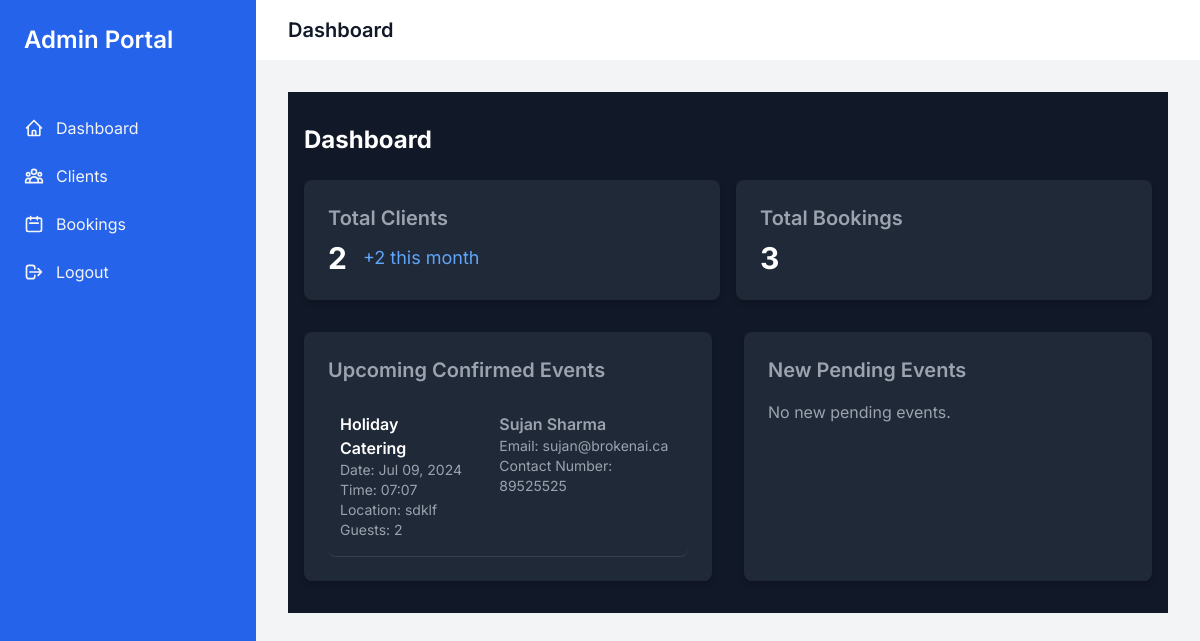
Before: /admin-portal/ (signed in) with the older database file.
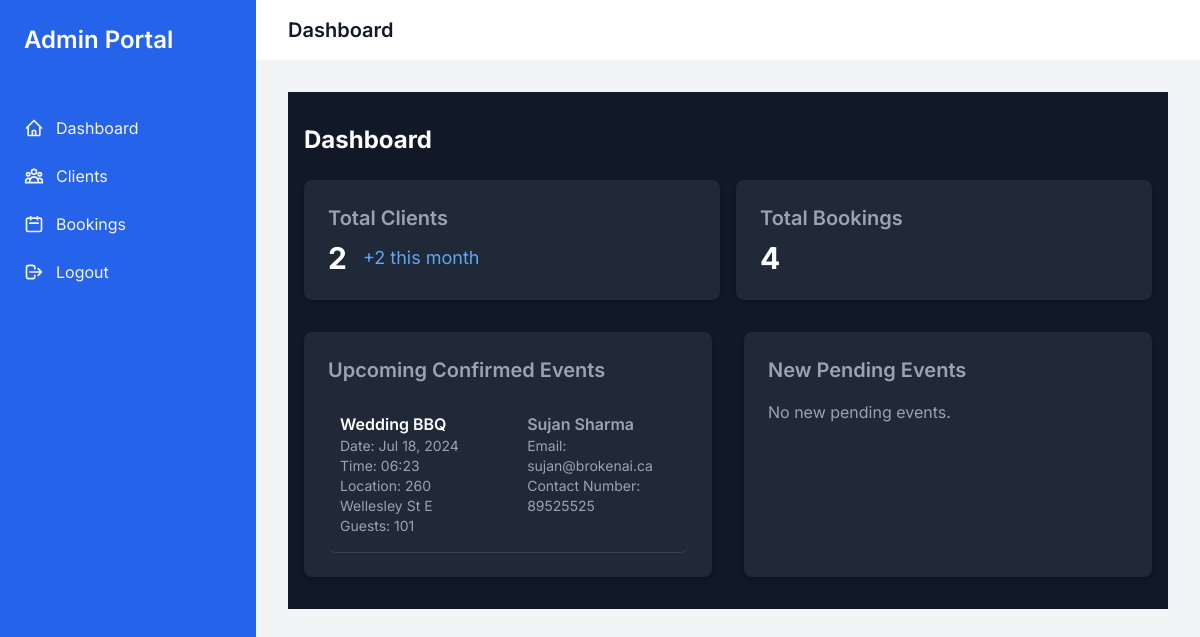
After: the same page with the newer database file.
### accounts/models.py (models this page shows, shortened)
class BBQBooking(models.Model):
    user = models.ForeignKey(settings.AUTH_USER_MODEL, on_delete=models.CASCADE, related_name='bbq_bookings')
    status = models.IntegerField(default=0)  # 0: Pending, 1: Confirmed, 2: Cancelled, 3: Completed
    date = models.DateField()
    time = models.TimeField()
    location = models.CharField(max_length=255)
    guests = models.IntegerField()
    EVENT_TYPES = [
        ('private', 'Private BBQ'),
        ('company', 'Company BBQ'),
        ('wedding', 'Wedding BBQ'),
        ('school', 'School BBQ'),
        ('themed', 'Themed BBQ'),
        ('breakfast', 'Breakfast Catering'),
        ('holiday', 'Holiday Catering'),
    ]
    event_type = models.CharField(max_length=20, choices=EVENT_TYPES, default='private')
    MAIN_DISHES = [
        ('beef', 'Beef'),
        ('chicken', 'Chicken'),
        ('pork', 'Pork'),
        ('fish', 'Fish'),
    ]
    main_dishes = models.JSONField()  # Store as {"beef": 10, "chicken": 5, ...}
    SIDE_DISHES = [
        ('salad', 'Salad'),
        ('corn', 'Corn'),
        ('potatoes', 'Potatoes'),
        ('beans', 'Beans'),
        ('coleslaw', 'Coleslaw'),
    ]
    side_dishes = models.JSONField()  # Store as {"salad": 15, "corn": 10, ...}
    DESSERTS = [
        ('ice_cream', 'Ice Cream'),
        ('fruit', 'Fruit'),
    ]
    desserts = models.JSONField()  # Store as {"ice_cream": 20, "fruit": 10}
    drinks = models.IntegerField()  # Total number of drinks (same as guests)

class CustomUser(AbstractUser):
    email = models.EmailField(_('email address'), unique=True)
    contact_number = models.CharField(max_length=15)
    address = models.TextField(blank=True)
    username = models.CharField(max_length=150, unique=True, blank=True)
    USERNAME_FIELD = 'email'
    REQUIRED_FIELDS = ['first_name', 'last_name', 'contact_number']
    objects = CustomUserManager()

### admin_portal/views.py (the view)
# urls.py: path('', views.admin_dashboard, name='admin_home'),
@staff_member_required
def admin_dashboard(request):
    total_clients = CustomUser.objects.count()
    total_bookings = BBQBooking.objects.count()
    current_month = timezone.now().month
    current_year = timezone.now().year
    new_clients_this_month = CustomUser.objects.filter(
        date_joined__month=current_month,
        date_joined__year=current_year
    ).count()
    upcoming_events = BBQBooking.objects.filter(
        status=1,
    ).order_by('date', 'time')[:5]
    new_events = BBQBooking.objects.filter(status=0).order_by('date', 'time')[:5]
    context = {
        'total_clients': total_clients,
        'new_clients_this_month': new_clients_this_month,
        'total_bookings': total_bookings,
        'upcoming_events': upcoming_events,
        'new_events': new_events,
    }
    return render(request, 'dashboard.html', context)

### admin_portal/templates/dashboard.html (shortened to what the changed rows need)
{% extends "admin_base.html" %}
{% block admin_content %}
<div class="container mx-auto px-4 py-8 bg-gray-900 text-gray-300">
    <h1 class="text-2xl font-bold mb-6 text-white">
        {% block header_title %}Dashboard{%endblock %}
    </h1>
    <div class="grid grid-cols-2 gap-4 mb-8">
        <div class="bg-gray-800 rounded-lg shadow-md p-6">
            <h2 class="text-xl font-semibold mb-2 text-gray-400">Total Clients</h2>
        </div>
        <div class="bg-gray-800 rounded-lg shadow-md p-6">
            <h2 class="text-xl font-semibold mb-2 text-gray-400">Total Bookings</h2>
            <p class="text-3xl font-bold text-white">{{ total_bookings }}</p>
        </div>
    </div>
    <div class="grid grid-cols-2 gap-8">
        <div class="bg-gray-800 rounded-lg shadow-md p-6">
            <h2 class="text-xl font-semibold mb-4 text-gray-400">Upcoming Confirmed Events</h2>
            {% if upcoming_events %}
            <ul class="space-y-4">
                {% for event in upcoming_events %}
                <li class="border-b border-gray-700 pb-4 hover:bg-gray-700 px-3 rounded-lg py-3 transition-colors duration-200 cursor-pointer event-item"
                    data-event-id="{{ event.id }}">
                    <div class="flex flex-row gap-9">
                        <div>
                            <p class="font-semibold text-white">{{ event.get_event_type_display }}</p>
                            <p class="text-sm text-gray-400">Date: {{ event.date|date:"M d, Y" }}</p>
                            <p class="text-sm text-gray-400">Time: {{ event.time|time:"H:i" }}</p>
                            <p class="text-sm text-gray-400">Location: {{ event.location }}</p>
                            <p class="text-sm text-gray-400">Guests: {{ event.guests }}</p>
                        </div>
                        <div>
                            <p class="font-semibold text-gray-400">{{ event.user.first_name }} {{event.user.last_name}}
                            </p>
                            <p class="text-sm text-gray-400">Email: {{ event.user.email}}</p>
                            <p class="text-sm text-gray-400">Contact Number: {{ event.user.contact_number }}</p>
                        </div>
                    </div>
                </li>
                {% endfor %}
            </ul>
            {% else %}
            <p class="text-gray-400">No upcoming confirmed events.</p>
            {% endif %}
        </div>
        <div class="bg-gray-800 rounded-lg shadow-md p-6">
            <h2 class="text-xl font-semibold mb-4 text-gray-400">New Pending Events</h2>
        </div>
    </div>
</div>
{% endblock %}

Changed rows visible on the page:
no longer on this page (row edited): BBQBooking: event_type "Holiday Catering", date "Jul 09, 2024", time "07:07", location "sdklf", guests "2", user.first_name "Sujan", user.last_name "Sharma", user.email "sujan@brokenai.ca", user.contact_number "89525525"
added BBQBooking: event_type "Wedding BBQ", date "Jul 18, 2024", time "06:23", location "260 Wellesley St E", guests "101", user.first_name "Sujan", user.last_name "Sharma", user.email "sujan@brokenai.ca", user.contact_number "89525525"
Other visible differences:
{{ total_bookings }}: "3" → "4"
